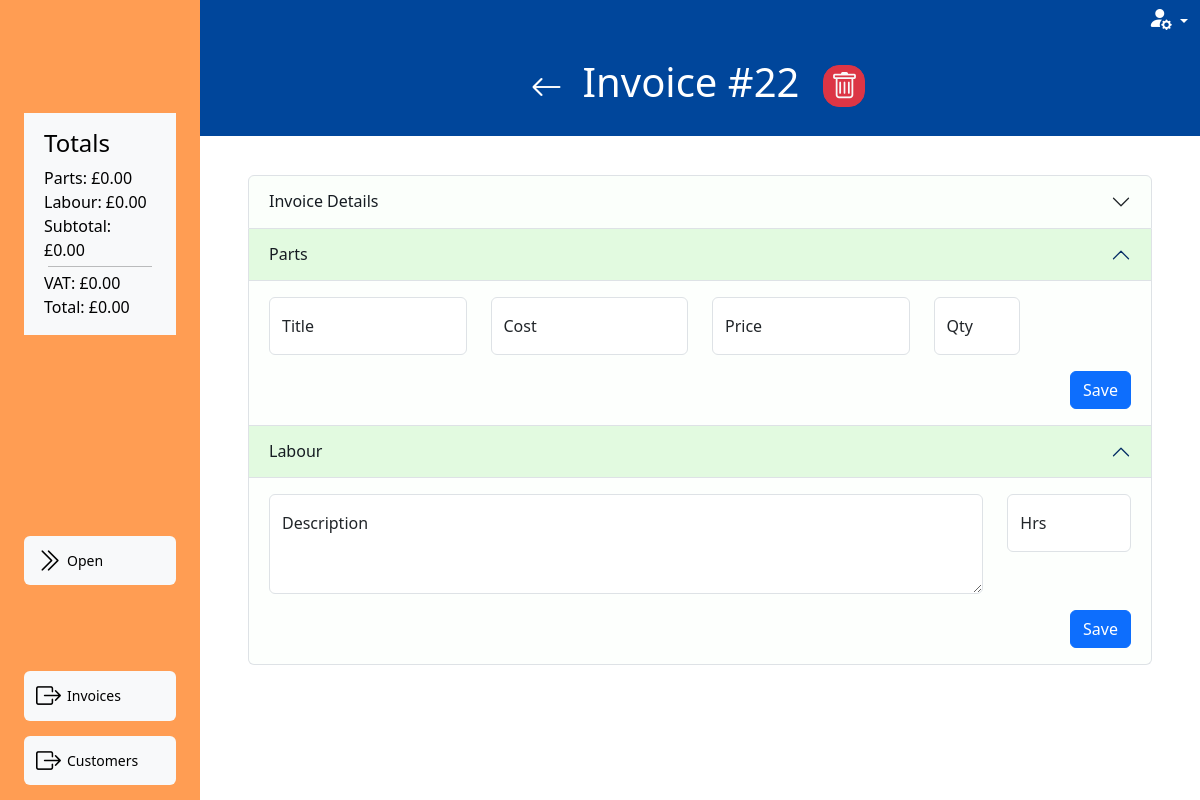
Screenshot of /invoices/invoice_select/41de84b37230 with the database file from the repository.
### invoice/models.py (models this page shows, shortened)
class Invoice(models.Model):
    class InvoiceStatus(models.IntegerChoices):
        WORK_ON_HOLD = 1, 'Work on hold'
        OPEN = 2, 'Open'
        READY_FOR_PROCESSING = 3, 'Ready for processing'
        READY_FOR_VERIFICATION = 4, 'Ready for verification'
        SENT_TO_CUSTOMER = 5, 'Sent to customer'
        COMPLETE = 6, 'Complete'
    inv_number = models.CharField(
        max_length=10, null=True, editable=False)
    inv_integer = models.PositiveIntegerField(null=True, editable=False)
    customer = models.ForeignKey(
        Customer, on_delete=models.PROTECT, related_name='invoices',
        blank=True, null=True)
    vehicle = models.ForeignKey(
        Vehicle, on_delete=models.PROTECT, related_name='invoices',
        blank=True, null=True)
    date_in = models.DateTimeField(blank=True, null=True)
    mileage = models.PositiveIntegerField(blank=True, null=True)
    status = models.PositiveSmallIntegerField(
        choices=InvoiceStatus.choices, blank=True, null=True)
    active = models.BooleanField(default=True, blank=True, null=True)
    parts_total = models.PositiveIntegerField(blank=True, null=True)
    labour_total = models.PositiveIntegerField(blank=True, null=True)
    subtotal = models.PositiveIntegerField(blank=True, null=True)
    vat_total = models.PositiveIntegerField(blank=True, null=True)
    grand_total = models.PositiveIntegerField(blank=True, null=True)
    slug = models.SlugField(max_length=100, unique=True, blank=False, null=False)
    unique_id = models.CharField(null=True, blank=True, max_length=100)
    def __str__(self):
        if self.inv_integer:
            result = f'{self.customer} - {self.vehicle} - {self.inv_number}'
        elif self.customer and self.vehicle:
            result = f'{self.customer} - {self.vehicle} - ({self.unique_id})'
        elif self.customer or self.vehicle:
            result = f'{self.customer or self.vehicle} - ({self.unique_id})'
        else:
            result = f'Blank invoice - ({self.unique_id})'
        return result

### invoice/views.py (the view)
# urls.py: path('invoice_select/<slug:slug>', views.invoice_summary, name='invoice_summary'),
def invoice_summary(request, slug):
    invoice = get_object_or_404(Invoice, slug=slug)
    invoice_form = InvoiceForm(instance=invoice)
    parts = Part.objects.filter(invoice=invoice.id)
    part_formset = PartFormSet(queryset=parts, instance=invoice, prefix='parts')
    part_formset.helper = BasePartFormSetHelper()
    labour = Labour.objects.filter(invoice=invoice.id)
    labour_formset = LabourFormSet(queryset=labour, instance=invoice, prefix='labour')
    labour_formset.helper = BaseLabourFormSetHelper()
    if request.method == 'POST':
        if 'parts-TOTAL_FORMS' in request.POST:
            part_formset = PartFormSet(request.POST, queryset=parts, instance=invoice, prefix='parts')
            if part_formset.is_valid():
                instances = part_formset.save(commit=False)
                for form in part_formset:
                    if form.cleaned_data.get('DELETE'):
                        instance=form.instance
                        instance.delete()
                    else:
                        part_formset.save()
                messages.success(request, 'Parts changes saved successfully.')
                return redirect('invoice_summary', slug=slug)
            else:
                messages.error(request, 'Parts form validation failed. Please check your input.')
                return redirect(reverse('invoice_summary', args=[invoice.slug]))
        elif 'labour-TOTAL_FORMS' in request.POST:
            labour = Labour.objects.filter(invoice=invoice.id)
            labour_formset = LabourFormSet(request.POST, queryset=labour, instance=invoice, prefix='labour')
            if labour_formset.is_valid():
                instances = labour_formset.save(commit=False)
                for form in labour_formset:
                    if form.cleaned_data.get('DELETE'):
                        instance = form.instance
                        instance.delete()
                    else:
                        form.save()
                messages.success(request, 'Labour changes saved successfully.')
                return redirect('invoice_summary', slug=slug)
            else:
                messages.error(request, 'Labour form validation failed. Please check your input.')
                return redirect(reverse('invoice_summary', args=[invoice.slug]))
    else:
        part_formset = PartFormSet(queryset=parts, instance=invoice, prefix='parts')
        part_formset.helper = BasePartFormSetHelper()
        labour_formset = LabourFormSet(queryset=labour, instance=invoice, prefix='labour')
        labour_formset.helper = BaseLabourFormSetHelper()
    status_class_map = {
        1: 'light',
        2: 'success',
        3: 'warning',
        4: 'danger',
        5: 'light'
    }
    context = {
        'item': invoice,
        'previous_url': 'invoice_list',
        'part_formset': part_formset,
        'labour_formset': labour_formset,
        'parts_list': parts,
        'labour_list': labour,
        'edit_invoice_form': invoice_form,
        'status_class_map': status_class_map,
        'available_status_map': available_status_full_dict_map
    }
    return render(request, 'invoice/invoice_summary.html', context)

### customer/models.py (called while the page is built)
    def __str__(self):
        return self.name

    def __str__(self):
        return self.registration

### invoice/context_processors.py (called while the page is built)
def user_creds(request):
    return {
        'Mechanic': request.user.groups.filter(name='Mechanic').exists(),
        'Accounts': request.user.groups.filter(name='Accounts').exists(),
        'Foreman': request.user.groups.filter(name='Foreman').exists(),
    }

### invoice/forms.py (called while the page is built, shortened)
def add_or_edit_path(slug, type):
    if slug:
        path = reverse('edit_'+type, args=[slug])
    else:
        path = reverse('create_'+type)
    return path

def add_or_edit_modal(slug, type, layout):
    if slug:
        layout
    return  layout

    def create_option(self, name, value, label, selected, index, subindex=None, attrs=None):
        option = super().create_option(
            name, value, label, selected, index, subindex=subindex, attrs=attrs)
        try:
            instance = self.choices.queryset.get(pk=value.value)
            option_fk = instance.customer.id
            if option_fk:
                option['attrs']['class'] = option_fk
        except:
            option['attrs']['class'] = 'no_customer'
        return option

### invoice/templatetags/custom_tags.py (called while the page is built)
@register.filter
def get_dict_value(key_to_search, dict):
    return dict.get(key_to_search, {})

@register.filter
def format_currency(value, currency='£'):
    try:
        pounds_value = value / 100
        format_pounds = number_format(pounds_value, decimal_pos=2, force_grouping=True)
        result = f'{currency}{format_pounds}'
    except:
        result = f'{currency}0.00'
    return result

### invoice/templates/invoice/invoice_summary.html (shortened to what this page needs)
{% extends "base_dashboard.html" %}
{% load static %}
{% load crispy_forms_tags %}
{% load custom_tags %}
{% block css %}
{{block.super}}
<link rel="stylesheet" href="{% static 'invoice/css/invoice.css' %}">
{% endblock %}
{% block page_heading %}Invoice #{{item.id}}{% endblock %}
{% block side_menu_top %}
<div class=" bg-light text-black align-self-center flex-fill mt-5">
   <div class="d-md-block d-none px-1  m-3">
    <h4 class="mb-2">Totals</h4>
    <div>
        {% include "includes/invoice_totals.html" %}
    </div>
</div>
</div>
{% endblock %}
{% block side_menu_action_items %}
<form action="{% url 'invoice_list' %}" method="POST" id="invoice_change_status">
    {% with available_status=item.status|get_dict_value:available_status_map %}
        {% for key, desc in available_status.items %}
            {% if key < item.status %}
            {% else %}
            <button type="submit" name="status" value="{{key}}"
                class="btn btn-{{ item.status|get_dict_value:status_class_map }} side-menu-link">
                <i class="bi bi-chevron-double-right"></i>{{desc}}
            </button>
            {% endif %}
        {% endfor %}
    {% endwith %}
</form>
{% endblock side_menu_action_items %}
{% block side_menu_nav_items %}
<a href="{% url 'invoice_list' %}" class="btn side-menu-link btn-light"><i
        class="bi bi-box-arrow-right"></i><span>Invoices</span></a>
<a href="{% url 'customer_list' %}" class="btn side-menu-link btn-light"><i
        class="bi bi-box-arrow-right"></i><span>Customers</span></a>
{% endblock side_menu_nav_items %}
{% block dashboard_content %}
{% if item.status < 5 %}
<div class="invoice-container mb-5">
    <div class="accordion mb-4" id="invoice-accordion">
        <div class="accordion-item">
            <h2 class="accordion-header">
                <button class="accordion-button collapsed" type="button" data-bs-toggle="collapse"
                    data-bs-target="#invoice-accordion-collapseOne" aria-expanded="true"
                    aria-controls="invoice-accordion-collapseOne">
                    Invoice Details
                </button>
            </h2>
        </div>
        <div class="accordion-item">
            <h2 class="accordion-header">
                <button class="accordion-button" type="button" data-bs-toggle="collapse"
                    data-bs-target="#panelsStayOpen-collapseTwo" aria-expanded="true"
                    aria-controls="panelsStayOpen-collapseTwo">
                    Parts
                </button>
            </h2>
            <div id="panelsStayOpen-collapseTwo" class="accordion-collapse collapse show">
                <div class="accordion-body">
                    <form method="POST" action="{% url 'invoice_summary' slug=item.slug %}">
                        <div>
                            {% crispy part_formset %}
                            <div class="row">
                                <div class="col-12">
                                    <button type="submit" class="btn btn-primary float-end">Save</button>
                                </div>
                            </div>
                        </div>
                    </form>
                </div>
            </div>
        </div>
        <div class="accordion-item">
            <h2 class="accordion-header">
                <button class="accordion-button" type="button" data-bs-toggle="collapse"
                    data-bs-target="#panelsStayOpen-collapseThree" aria-expanded="false"
                    aria-controls="panelsStayOpen-collapseThree">
                    Labour
                </button>
            </h2>
            <div id="panelsStayOpen-collapseThree" class="accordion-collapse collapse show">
                <div class="accordion-body">
                    <form method="POST" action="{% url 'invoice_summary' slug=item.slug %}">
                        <div>
                            {% crispy labour_formset %}
                            <div class="row">
                                <div class="col-12">
                                    <button type="submit" class="btn btn-primary float-end">Save</button>
                                </div>
                            </div>
                        </div>
                    </form>
                </div>
            </div>
        </div>
    </div>
</div>
{% else %}
{% include 'includes/invoice_complete.html'%}
{% endif %}
{% endblock %}

### templates/includes/invoice_totals.html
{% load custom_tags %}
Parts: {{item.parts_total|format_currency}}<br>
Labour: {{item.labour_total|format_currency}}<br>
Subtotal: {{item.subtotal|format_currency}}<br>
<hr class="m-1">
VAT: {{item.vat_total|format_currency}}<br>
Total: {{item.grand_total|format_currency}}

### static/css/base.css (style rules this page uses)
html { height: 100%; overflow: hidden; }
a { color: black; text-decoration: none; }
i { font-size: 25px; }
.side-menu-link { display: flex; align-items: center; font-size: 14px; font-weight: 500; border:none; width: 100%; margin-bottom: 15px; }
.accordion { --bs-accordion-bg: #c7f5c309; --bs-accordion-bg-color: #327b270f; --bs-accordion-active-bg: #c7f5c381; --bs-accordion-active-color: #161c22; --bs-accordion-btn-color: #161c22; }
.side-menu-link > i { font-size: 25px; margin-right: 6px; }

### invoice/static/invoice/css/invoice.css (style rules this page uses)
.desc_text_area { height: 100px!important; }

### rows the page displays
Invoice: parts_total "£0.00", labour_total "£0.00", subtotal "£0.00", vat_total "£0.00", grand_total "£0.00", status 1 (drawn), id "22"

### other values shown
{{ desc }} "Open"
